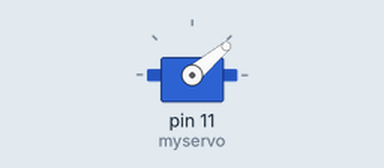
Bench run of a sketch on a simulated Arduino Uno, built with avr-gcc and run on an emulated ATmega328P. Parts: servo.

Above: at 0.05 s.
Timing chart, 0 to 4.6 s (numbered marks = the images above):
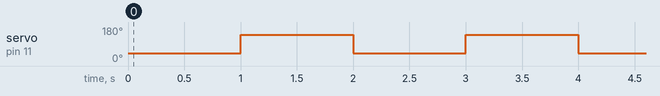

The sketch:

servo_test.ino
```cpp
#include <Servo.h>

Servo myservo;


void setup()
{
  myservo.attach(11);  // attaches the servo on pin 9 to the servo object
}

void loop()
{
  myservo.write(40);
  delay(1000);
  myservo.write(140);
  delay(1000);
}
```

Measured:
- by itself, servo on pin 11 (myservo): alternates 140° for 1.0 s and 40° for 1.0 s
